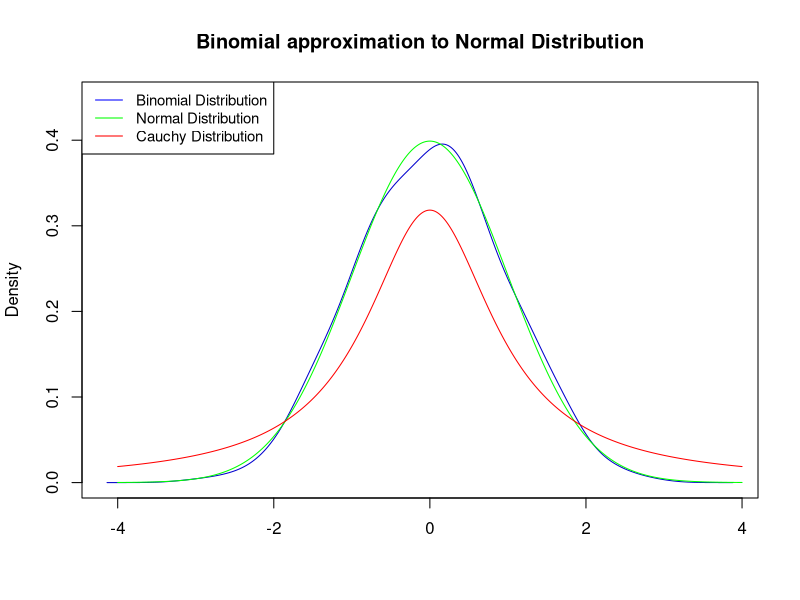

Reproduce this figure in R.
# Clear graphics and data
graphics.off()
rm(list = ls())

# Load Packages
library(MASS)
library(KernSmooth)

# Random generation of a bynomial distribution.
p = 0.5
n = 1000

# Random generation of the binomial distribution with parameters 1000*n
# and p

bsample = rbinom(n * 1000, 1, p)

# Create a matrix of binomial random variables

bsamplem = matrix(bsample, n, 1000)

# Compute kernel density estimate

bden = bkde((colMeans(bsamplem) - p)/sqrt(p * (1 - p)/n))

# Proceed to plot the three distributions

plot(bden, col = "blue3", type = "l", lty = 1, lwd = 1, xlab = "", 
     ylab = "Density", main = "Binomial approximation to Normal Distribution", 
     cex.lab = 1, cex.axis = 1, ylim = c(0, 0.45))

plot(dnorm, -4, 4, n = 1000, col = "Green", add = TRUE)

plot(dcauchy, -4, 4, n = 10000, col = "red", add = TRUE)

# Set the legend to differentiate
legend("topleft", legend = c("Binomial Distribution", "Normal Distribution", "Cauchy Distribution"), 
       lty = 1, col = c("blue","green", "red"), cex = 0.9)



